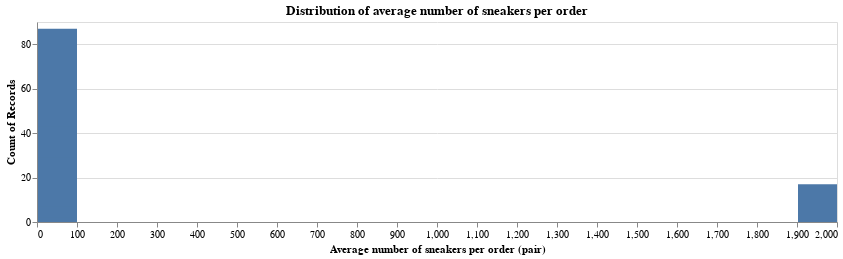

The notebook cell this image was saved under:
### Markdown cell above
Looking at the data, the `total_items` is much less than 30 in first few lines.  
As mean is estimator that very sensitive to outliers, my first suspicion is there are outliners in the dataset.

### Code cell
alt.Chart(orders).mark_bar().encode(
    alt.X(
        "total_items",
        bin=alt.Bin(maxbins=30),
        title="Average number of sneakers per order (pair)",
    ),
    y="count()",
    tooltip=["total_items", "count()", "order_amount"],
).properties(
    height=200, width=800, title="Distribution of average number of sneakers per order"
)

### Figure 1 — Vega-Lite specification as saved in the notebook (floating-point values rounded to 4 significant figures; data arrays with more than 128 entries replaced by an {"elided": "..."} marker saying what was removed)
{"config": {"view": {"continuousWidth": 400, "continuousHeight": 300}}, "data": {"name": "data-8a43f48dc20b05aabec4ab4a202a280a"}, "mark": "bar", "encoding": {"tooltip": [{"field": "total_items", "type": "quantitative"}, {"aggregate": "count", "type": "quantitative"}, {"field": "order_amount", "type": "quantitative"}], "x": {"bin": {"maxbins": 30}, "field": "total_items", "title": "Average number of sneakers per order (pair)", "type": "quantitative"}, "y": {"aggregate": "count", "type": "quantitative"}}, "height": 200, "title": "Distribution of average number of sneakers per order", "width": 800, "$schema": "https://vega.github.io/schema/vega-lite/v4.17.0.json", "datasets": {"data-8a43f48dc20b05aabec4ab4a202a280a": {"elided": "5000 records"}}}
